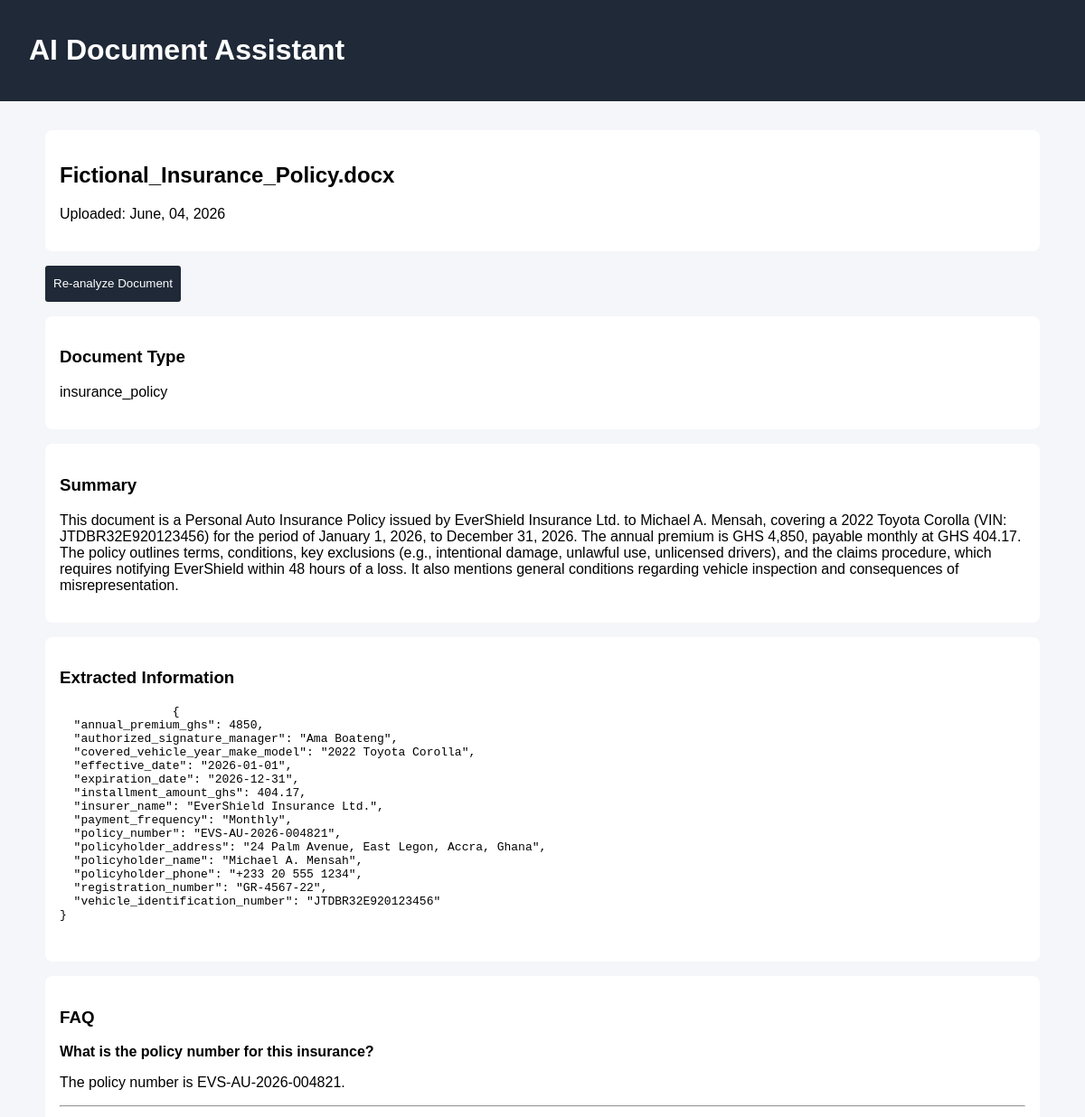
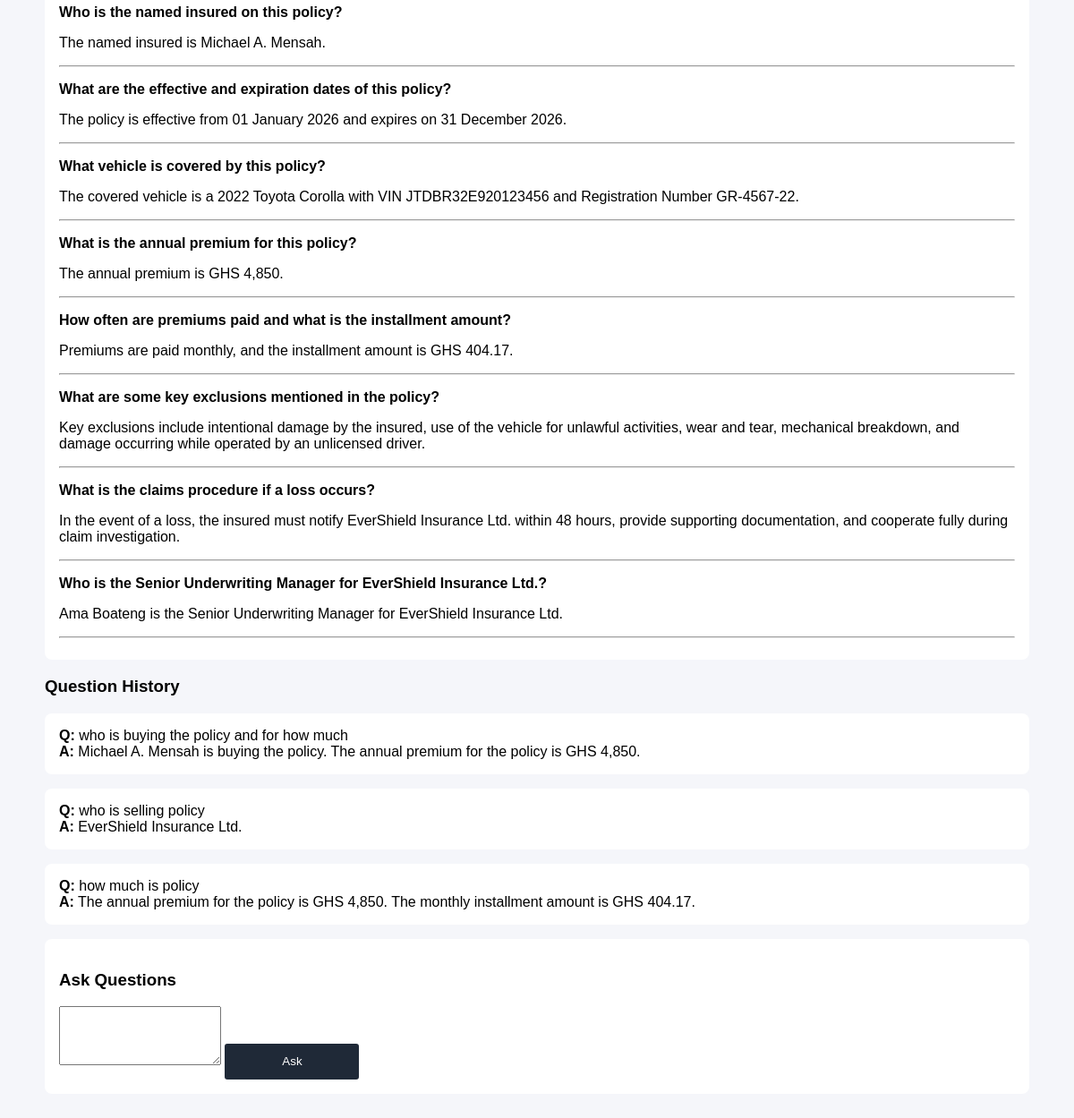
Screenshot of /documents/2 with the database file from the repository (2 pictures, top to bottom).
### app/models.py (models this page shows, shortened)
class Document(Base):
    __tablename__ = "documents"
    id:Mapped[int] = mapped_column(Integer, primary_key=True, index=True)
    stored_filename: Mapped[str] = mapped_column(String(200),nullable=False)
    original_filename:Mapped[str] = mapped_column(String(200), nullable=False)
    uploaded_at:Mapped[datetime] = mapped_column(DateTime(timezone=True), default=lambda:datetime.now(UTC))
    questions:Mapped[list[Question]] = relationship(back_populates="document", cascade="all, delete-orphan")
    summary: Mapped[Summary] = relationship(back_populates="document", uselist=False, cascade="all, delete-orphan")
    extraction:Mapped[Extraction] = relationship(back_populates="document", uselist=False, cascade="all, delete-orphan")
    analysis: Mapped["DocumentAnalysis"] = relationship(back_populates="document", uselist=False, cascade="all, delete-orphan")

class DocumentAnalysis(Base):
    __tablename__ = "document_analyses"
    id: Mapped[int] = mapped_column(primary_key=True)
    document_id: Mapped[int] = mapped_column(ForeignKey("documents.id", ondelete="CASCADE"),unique=True, nullable=False, index=True)
    document_type: Mapped[str] = mapped_column(String(100),nullable=False)
    summary: Mapped[str] = mapped_column(Text)
    extracted_json: Mapped[dict] = mapped_column(JSON)
    faq_json: Mapped[list[dict]] = mapped_column(JSON)
    generated_at:Mapped[datetime] = mapped_column(DateTime(timezone=True), default=lambda:datetime.now(UTC))
    document: Mapped["Document"] = relationship(back_populates="analysis")

class Question(Base):
    __tablename__ = "questions"
    id:Mapped[int] = mapped_column(Integer, primary_key=True, index=True)
    document_id:Mapped[int] = mapped_column(Integer, ForeignKey("documents.id",ondelete="CASCADE"), nullable=False , index=True)
    question: Mapped[str] = mapped_column(Text)
    answer:Mapped[str] = mapped_column(Text)
    created_at:Mapped[datetime] = mapped_column(DateTime(timezone=True), default=lambda:datetime.now(UTC))
    document:Mapped[Document] = relationship(back_populates="questions")

### app/web/documents.py (the view)
@router.get("/documents/{document_id}", include_in_schema=False, name="document_page")
def get_document(request:Request, document_id: int, db: Annotated[Session, Depends(get_db)]):
    document = db.get(models.Document,document_id)
    if document:
        title = document.original_filename[:50]
        return templates.TemplateResponse(
            request,
            "document.html",
            {"document":document, "title":title}
        )
    raise HTTPException(status_code=status.HTTP_404_NOT_FOUND, detail="Document not found")

### templates/document.html
{% extends "layout.html" %}
{% block content %}
    <section class="card">
        <h2>{{ document.original_filename }}</h2>
        <p>
            Uploaded: {{ document.uploaded_at.strftime('%B, %d, %Y') }}
        </p>
    </section>
    <section class="actions">
        <form action="{{ url_for('web_analyse_document', document_id=document.id) }}" method="post">
            {% if document.analysis %}
                <button type="submit">Re-analyze Document</button>
            {% else %}
                <button type="submit">Analyze Document</button>
            {% endif %}
        </form>
    </section>
    {% if document.analysis %}
        <section class="card">
            <h3>Document Type</h3>
            <p>{{ document.analysis.document_type }}</p>
        </section>
        <section class="card">
            <h3>Summary</h3>
            <p>{{ document.analysis.summary }}</p>
        </section>
        <section class="card">
            <h3>Extracted Information</h3>
            <pre>
                {{ document.analysis.extracted_json | tojson(indent=2) }}
            </pre>
        </section>
        <section class="card">
            <h3>FAQ</h3>
            {% for item in document.analysis.faq_json %}
                <p><strong>{{ item.question }}</strong></p>
                <p>{{ item.answer }}</p>
                <hr>
            {% endfor %}
        </section>
    {% endif %}
    <h3>Question History</h3>
    {% for q in document.questions %}
        <div class="card">
            <strong>Q:</strong> {{ q.question }}
            <br>
            <strong>A:</strong> {{ q.answer }}
        </div>
    {% endfor %}
    <section class="card">
        <h3>Ask Questions</h3>
        <form action="{{ url_for('ask_question', document_id=document.id) }}" method="post">
            <textarea
                name="question"
                rows="4"
                required>
            </textarea>
            <button type="submit">Ask</button>
        </form>
    </section>
{% endblock %}

### static/css/main.css (style rules this page uses)
body { font-family: Arial, sans-serif; background: #f5f6fa; margin: 0; }
.card { background: white; padding: 1rem; margin-bottom: 1rem; border-radius: 8px; }
.actions { display: flex; gap: 10px; margin-bottom: 1rem; }
button { cursor: pointer; border:none; background-color: #1f2937; color: white; width: 150px; height: 40px; border-radius: 3px; transition: background-color 0.5s; }

### rows the page displays
Document: original_filename "Fictional_Insurance_Policy.docx", uploaded_at "June, 04, 2026"
DocumentAnalysis: analysis.document_type "insurance_policy", analysis.summary "This document is a Personal Auto Insurance Policy issued by EverShield Insurance Ltd. to Michael A. Mensah, covering a 2022 Toyota Corolla (VIN: JTDBR32E920123456) for the period of January 1, 2026, to December 31, 2026. The annual premium is GHS 4,850, payable monthly at GHS 404.17. The policy outlines terms, conditions, key exclusions (e.g., intentional damage, unlawful use, unlicensed drivers), and the claims procedure, which requires notifying EverShield within 48 hours of a loss. It also mentions general conditions regarding vehicle inspection and consequences of misrepresentation.", analysis.extracted_json|tojson "{ \"annual_premium_ghs\": 4850, \"authorized_signature_manager\": \"Ama Boateng\", \"covered_vehicle_year_make_model\": \"2022 Toyota Corolla\", \"effective_date\": \"2026-01-01\", \"expiration_date\": \"2026-12-31\", \"installment_amount_ghs\": 404.17, \"insurer_name\": \"EverShield Insurance Ltd.\", \"payment_frequency\": \"Monthly\", \"policy_number\": \"EVS-AU-2026-004821\", \"policyholder_address\": \"24 Palm Avenue, East Legon, Accra, Ghana\", \"policyholder_name\": \"Michael A. Mensah\", \"policyholder_phone\": \"+233 20 555 1234\", \"registration_number\": \"GR-4567-22\", \"vehicle_identification_number\": \"JTDBR32E920123456\" }"
Question: question "who is buying the policy and for how much", answer "Michael A. Mensah is buying the policy. The annual premium for the policy is GHS 4,850."
Question: question "who is selling policy", answer "EverShield Insurance Ltd."
Question: question "how much is policy", answer "The annual premium for the policy is GHS 4,850. The monthly installment amount is GHS 404.17."

### other values shown
{{ item.question }} "What is the policy number for this insurance?" "Who is the named insured on this policy?" "What are the effective and expiration dates of this policy?" "What vehicle is covered by this policy?" "What is the annual premium for this policy?" "How often are premiums paid and what is the installment amount?" "What are some key exclusions mentioned in the policy?" "What is the claims procedure if a loss occurs?" "Who is the Senior Underwriting Manager for EverShield Insurance Ltd.?"
{{ item.answer }} "The policy number is EVS-AU-2026-004821." "The named insured is Michael A. Mensah." "The policy is effective from 01 January 2026 and expires on 31 December 2026." "The covered vehicle is a 2022 Toyota Corolla with VIN JTDBR32E920123456 and Registration Number GR-4567-22." "The annual premium is GHS 4,850." "Premiums are paid monthly, and the installment amount is GHS 404.17." "Key exclusions include intentional damage by the insured, use of the vehicle for unlawful activities, wear and tear, mechanical breakdown, and damage occurring while operated by an unlicensed driver." "In the event of a loss, the insured must notify EverShield Insurance Ltd. within 48 hours, provide supporting documentation, and cooperate fully during claim investigation." "Ama Boateng is the Senior Underwriting Manager for EverShield Insurance Ltd."
